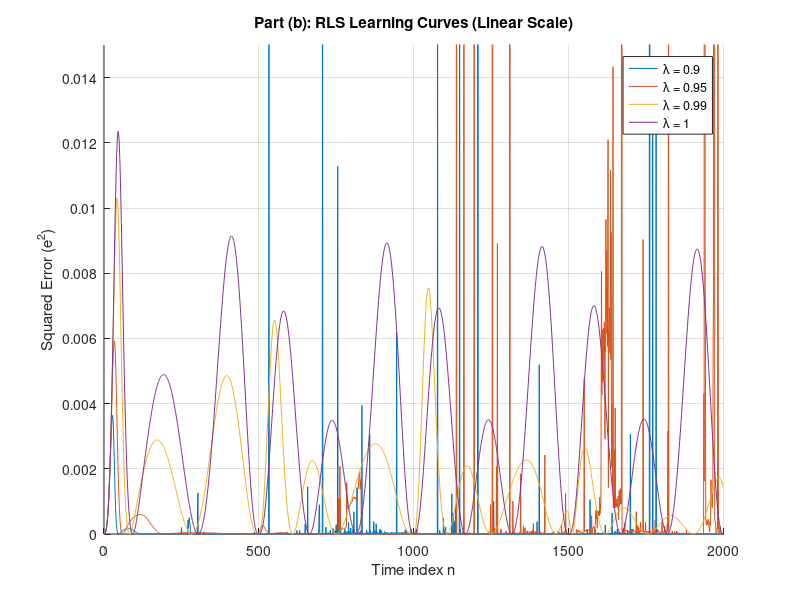
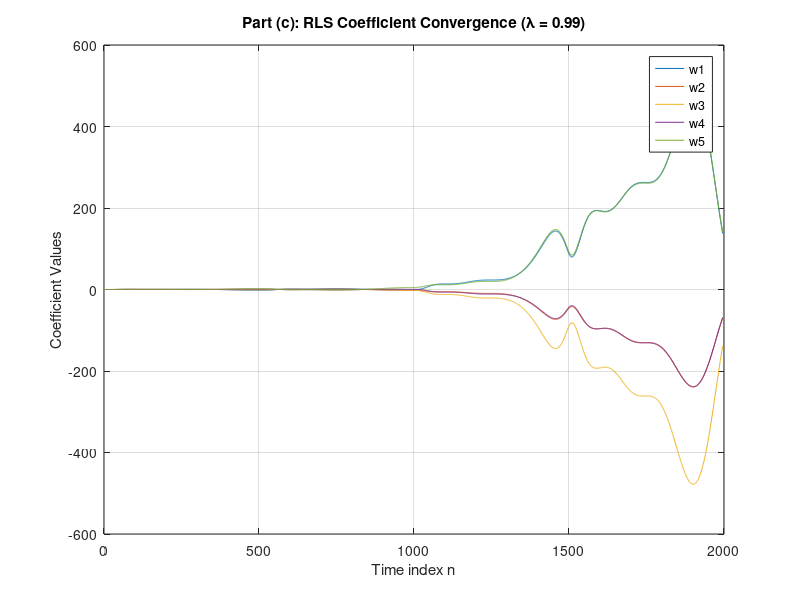
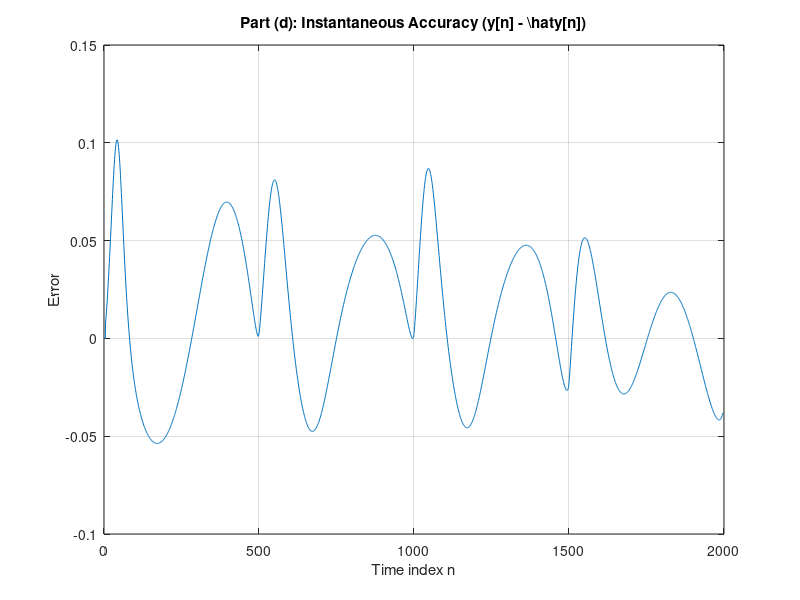
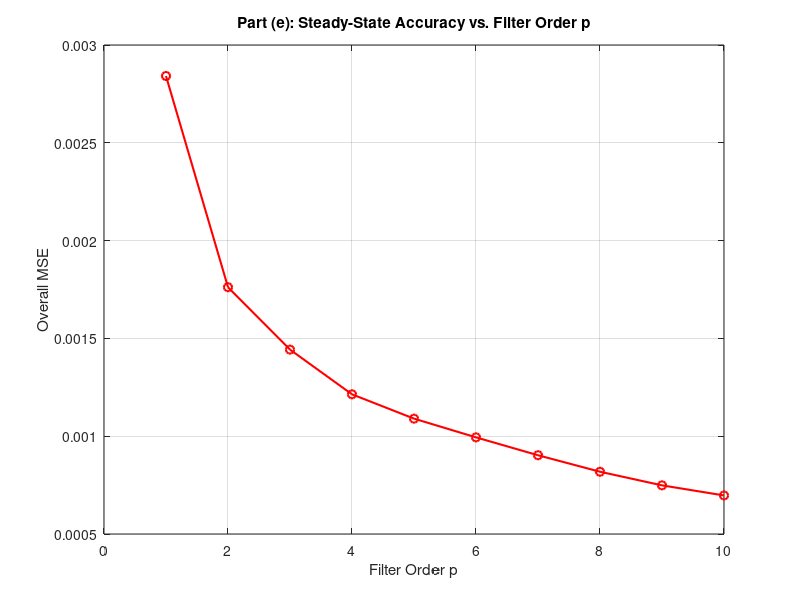

The MATLAB source for these figures, in order:
%% Problem 2

clear; clc; close all;

load('Signal2.mat'); 
xn = xn(:); yn = yn(:);
N = length(xn);

%% Part A - SDAF (Steepest Descent Adaptive Filter)

p_const = 5;

% Estimate Autocorrelation (R) and Cross-correlation (P) assuming WSS/Ergodicity
r_full = xcorr(xn, p_const-1, 'biased');
R = toeplitz(r_full(p_const:end));
p_full = xcorr(yn, xn, p_const-1, 'biased');
P_vec = p_full(p_const:end); 
P_vec = P_vec(:);

% 10% of the maximum mu limit for stability
mu = 0.1 * (2 / max(eig(R))); 

w_sdaf = zeros(p_const, 1);
iterations = 1000;
for i = 1:iterations
    w_sdaf = w_sdaf + mu * (P_vec - R * w_sdaf);
end

%% Part B - RLS Lambda Analysis & Comparison

% A smaller lambda (0.9) adapts fast but "shuffles" (more noise).
% A larger lambda (1.0) adapts slow but is smoother in steady-state.
lambdas = [0.9, 0.95, 0.99, 1.0];
delta = 1.0; 
mse_comparison = zeros(length(lambdas), 1);

figure; hold on;
for i = 1:length(lambdas)
    l = lambdas(i);
    w = zeros(p_const, 1);
    P_mat = eye(p_const) / delta; 
    e_plot = zeros(N, 1);
    
    for n = p_const:N
        u = xn(n:-1:n-p_const+1);
        
        % Gain vector update with stabilizer to prevent matrix explosion
        denom = l + u' * P_mat * u + 1e-6;
        k = (P_mat * u) / denom;
        
        e_plot(n) = yn(n) - w' * u; 
        w = w + k * e_plot(n);      
        P_mat = (P_mat - k * u' * P_mat) / l;
    end
    
    % Plotting raw squared error to see the "shuffling" noise
    plot(e_plot.^2, 'DisplayName', ['\lambda = ', num2str(l)]);
    
    % Calculate MSE using second half of the signal for steady-state analysis
    mse_comparison(i) = mean(e_plot(round(N/2):end).^2);
end

title('Part (b): RLS Learning Curves (Linear Scale)');
xlabel('Time index n'); ylabel('Squared Error (e^2)');
legend; grid on;

ylim([0 0.015]); 

% Selection of the best parameter based on steady-state MSE
[~, best_idx] = min(mse_comparison);
opt_lambda = lambdas(best_idx);
fprintf('Optimum lambda selected: %.2f\n', opt_lambda);

%% Part C - Plot Filter Coefficients for Selected Lambda and p=5

% Re-run RLS with the selected optimum lambda to track weights
w_rls = zeros(p_const, 1);
P_mat = eye(p_const) / delta;
w_history = zeros(p_const, N);
e_rls = zeros(N, 1);

for n = p_const:N
    u = xn(n:-1:n-p_const+1);
    k = (P_mat * u) / (opt_lambda + u' * P_mat * u + 1e-6);
    e_rls(n) = yn(n) - w_rls' * u;
    w_rls = w_rls + k * e_rls(n);
    P_mat = (P_mat - k * u' * P_mat) / opt_lambda;
    w_history(:, n) = w_rls;
end

figure;
plot(w_history');
title(['Part (c): RLS Coefficient Convergence (\lambda = ', num2str(opt_lambda), ')']);
xlabel('Time index n'); ylabel('Coefficient Values');
legend('w1','w2','w3','w4','w5'); grid on;

%% Part D - System Approximation Accuracy

% Plotting the difference between given output y[n] and system output.
figure;
plot(e_rls);
title('Part (d): Instantaneous Accuracy (y[n] - \hat{y}[n])');
xlabel('Time index n'); ylabel('Error'); grid on;

%% Part E-  Overall Accuracy vs. Filter Length (p = 1 to 10)

% Analysis of system approximation accuracy as a function of the filter order p.
p_range = 1:10;
mse_results = zeros(length(p_range), 1);

for idx = 1:length(p_range)
    p_curr = p_range(idx);
    w_tmp = zeros(p_curr, 1);
    P_tmp = eye(p_curr) / delta;
    e_tmp = zeros(N, 1);
    
    for n = p_curr:N
        u_tmp = xn(n:-1:n-p_curr+1);
        % Gain update with numerical stabilizer
        k_tmp = (P_tmp * u_tmp) / (opt_lambda + u_tmp' * P_tmp * u_tmp + 1e-6);
        err = yn(n) - (w_tmp' * u_tmp);
        e_tmp(n) = err;
        w_tmp = w_tmp + k_tmp * err;
        P_tmp = (P_tmp - k_tmp * u_tmp' * P_tmp) / opt_lambda;
    end
    mse_results(idx) = mean(e_tmp(round(N/2):end).^2);
end

figure;
plot(p_range, mse_results, 'r-o', 'LineWidth', 1.5);
title('Part (e): Steady-State Accuracy vs. Filter Order p');
xlabel('Filter Order p'); ylabel('Overall MSE'); grid on;
